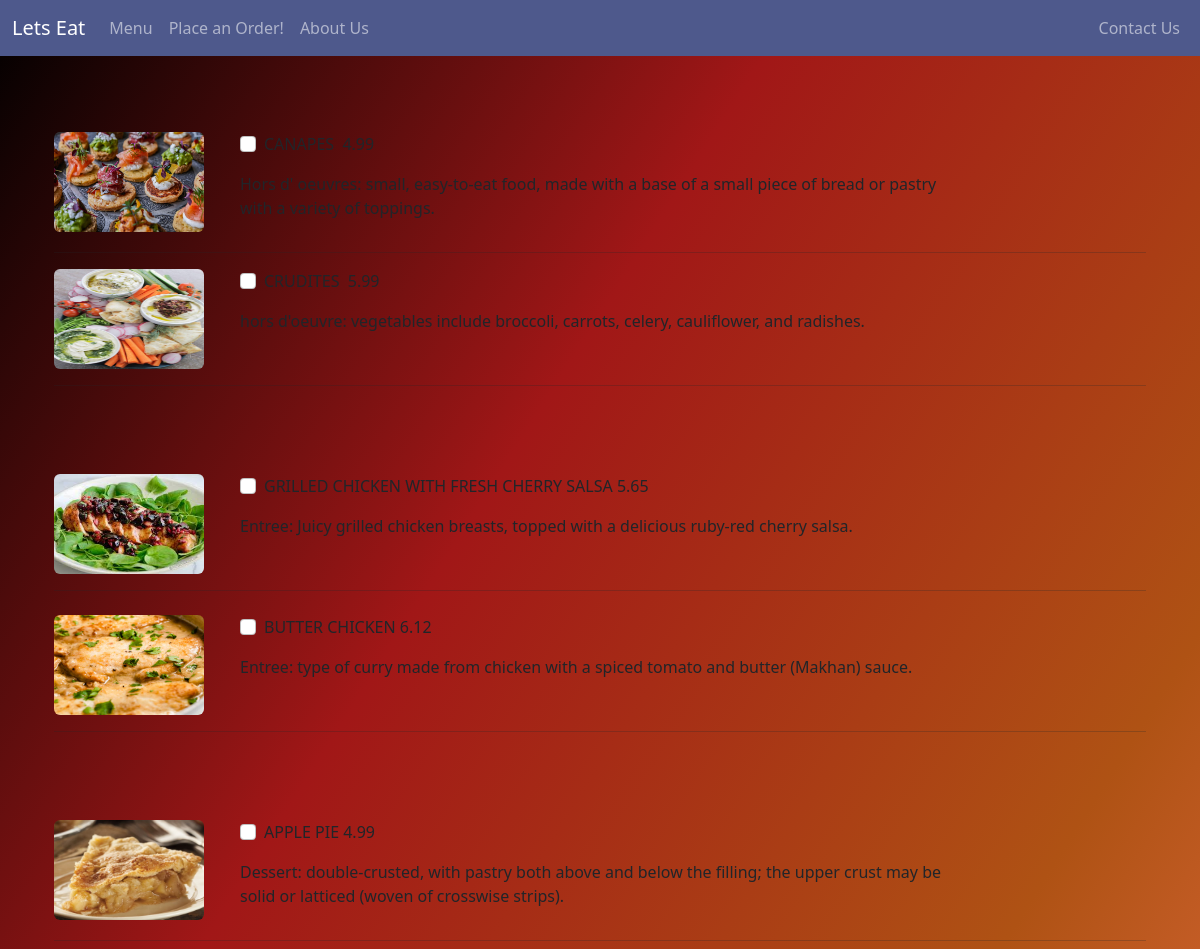
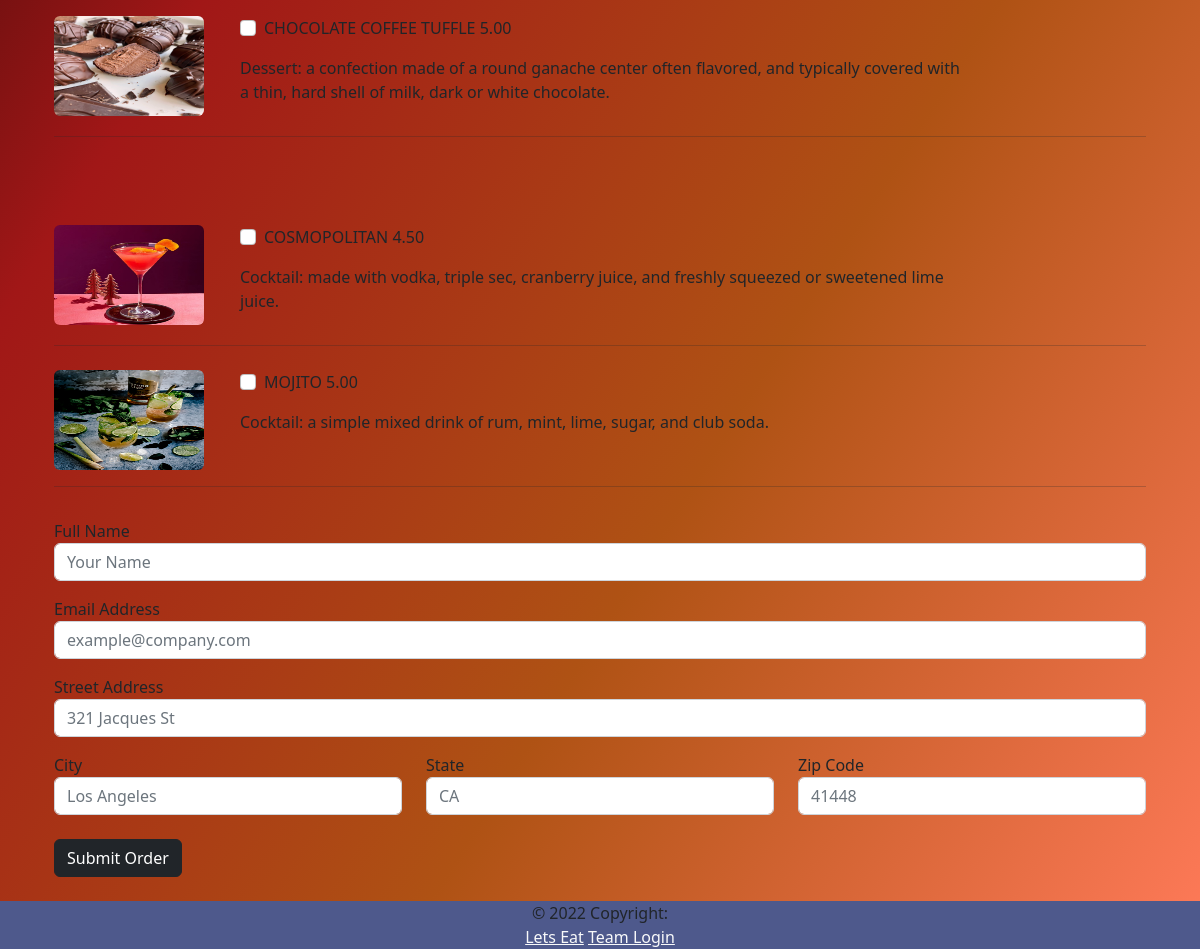
The page /order/ on the database its author committed (2 pictures, top to bottom).
### customer/models.py (models this page shows, shortened)
class MenuItem(models.Model):
    name = models.CharField(max_length=100)
    description = models.TextField()
    image = models.ImageField(upload_to="menu_images/")
    price = models.DecimalField(max_digits=5, decimal_places=2)
    category = models.ManyToManyField('Category', related_name='item')

### customer/views.py (the view, shortened to what this page needs)
# urls.py: path('order/', Order.as_view(), name='order'),
class Order(View):
    def get(self, request, *args, **kwargs):
        appetizers = MenuItem.objects.filter(category__name__contains='Appetizer')
        entres = MenuItem.objects.filter(category__name__contains='Entre')
        desserts = MenuItem.objects.filter(category__name__contains='Dessert')
        drinks = MenuItem.objects.filter(category__name__contains='Drink')
        context = {
            'appetizers': appetizers,
            'entres': entres,
            'desserts': desserts,
            'drinks': drinks,
        }
        return render(request, 'customer/order.html', context)

### customer/templates/customer/order.html (shortened to what this page needs)
{% extends 'customer/base.html' %}
{% block content %}
<div class="container mb-5">
    <div class="row justify-content-center mt-1">
        <div class="col-md-12 col-sm-12 p-4">
            <form method="POST">
                <div class="pt-5">
                    {% for app in appetizers %}
                    <div class="row">
                        <div class="col-md-2 col-sm-12">
                            <img class="rounded" src="{{ app.image.url }}" width="150" height="100"/>
                        </div>
                        <div class="col-md-8 col-sm-12">
                            <div class="d-flex flex-row">
                                <div class="form-group form-check">
                                    <input type="checkbox" name="items[]" class="form-check-input" value="{{ app.pk }}">
                                    <label class="form-check-label">{{ app.name }} &nbsp;</label>
                                </div>
                                <p class="font-weight-bold pl-5">{{ app.price }}</p>
                            </div>
                            <p>{{ app.description }}</p>
                        </div>
                    </div>
                    <hr />
                {% endfor %}
                </div>
                <div class="pt-5">
                    {% for entre in entres %}
                    <div class="row mt-4">
                        <div class="col-md-2 col-sm-12">
                            <img class="rounded" src="{{ entre.image.url }}" width="150" height="100"/>
                        </div>
                        <div class="col-md-8 col-sm-12">
                            <div class="d-flex flex-row">
                                <div class="form-group form-check">
                                    <input type="checkbox" name="items[]" class="form-check-input" value="{{ entre.pk }}">
                                    <label class="form-check-label">{{ entre.name }}&nbsp;</label>
                                </div>
                                <p class="font-weight-bold pl-5">{{ entre.price }}</p>
                            </div>
                            <p>{{ entre.description }}</p>
                        </div>
                    </div>
                    <hr />
                    {% endfor %}
                </div>
                <div class="pt-5">
                    {% for dessert in desserts %}
                    <div class="row mt-4">
                        <div class="col-md-2 col-sm-12">
                            <img class="rounded" src="{{ dessert.image.url }}" width="150" height="100"/>
                        </div>
                        <div class="col-md-8 col-sm-12">
                            <div class="d-flex flex-row">
                                <div class="form-group form-check">
                                    <input type="checkbox" name="items[]" class="form-check-input" value="{{ dessert.pk }}">
                                    <label class="form-check-label">{{ dessert.name }}&nbsp;</label>
                                </div>
                                <p class="font-weight-bold pl-5">{{ dessert.price }}</p>
                            </div>
                            <p>{{ dessert.description }}</p>
                        </div>
                    </div>
                    <hr />
                    {% endfor %}
                </div>
                <div class="pt-5">
                    {% for drink in drinks %}
                    <div class="row mt-4">
                        <div class="col-md-2 col-sm-12">
                            <img class="rounded" src="{{ drink.image.url }}" width="150" height="100"/>
                        </div>
                        <div class="col-md-8 col-sm-12">
                            <div class="d-flex flex-row">
                                <div class="form-group form-check">
                                    <input type="checkbox" name="items[]" class="form-check-input" value="{{ drink.pk }}">
                                    <label class="form-check-label">{{ drink.name }}&nbsp;</label>
                                </div>
                                <p class="font-weight-bold pl-5">{{ drink.price }}</p>
                            </div>
                            <p>{{ drink.description }}</p>
                        </div>
                    </div>
                    <hr />
                    {% endfor %}
                </div>
                <div class="form-group pt-3">
                    <label for="name">Full Name</label>
                    <input required class="form-control" type="text" placeholder="Your Name" name="name" />
                </div>
                <div class="form-group pt-3">
                    <label for="name">Email Address</label>
                    <input required class="form-control" type="text" placeholder="example@company.com" name="email" />
                </div>
                <div class="form-group pt-3">
                    <label for="name">Street Address</label>
                    <input required class="form-control" type="text" placeholder="321 Jacques St" name="street" />
                </div>
                <div class="row">
                    <div class="col-md-4 col-sm-12">
                        <div class="form-group pt-3">
                            <label for="name">City</label>
                            <input required class="form-control" type="text" placeholder="Los Angeles" name="city" />
                        </div>
                    </div>
                    <div class="col-md-4 col-sm-12">
                        <div class="form-group pt-3">
                            <label for="name">State</label>
                            <input required class="form-control" type="text" placeholder="CA" name="state" />
                        </div>
                    </div>
                    <div class="col-md-4 col-sm-12">
                        <div class="form-group pt-3">
                            <label for="name">Zip Code</label>
                            <input required class="form-control" type="text" placeholder="41448" name="zip" />
                        </div>
                    </div>
                </div>
                <br>
                <button type="button" class="btn btn-dark" data-bs-toggle="modal" data-bs-target="#submitModal">
                    Submit Order
                </button>
            </form>
        </div>
    </div>
</div>
{% endblock content %}

### customer/templates/customer/base.html (shortened to what this page needs)
<!DOCTYPE html>
<html lang="en">
<head>
  <link
    href="path/to/font-awesome/css/all.css"
    rel="stylesheet"
  />
  <link rel="stylesheet" href="style.css"/>
</head>
<body>
    {% include 'customer/navigate.html' %}
    {% block content %}
    {% endblock content %}
    {% include 'customer/footer.html' %}
<link href="https://cdn.jsdelivr.net/npm/bootstrap@5.2.0/dist/css/bootstrap.min.css" rel="stylesheet">
</body>
</html>

### customer/templates/customer/navigate.html (shortened to what this page needs)
<nav class="navbar navbar-expand-lg navbar-dark" style="background-color: #4E598C">
  <div class="container-fluid">
    <a class="navbar-brand" href="{% url 'index' %}">Lets Eat</a>
    <div class="collapse navbar-collapse" id="navbarNavAltMarkup">
      <ul class="navbar-nav">
        <li class="nav-item">
            <a class="nav-link" href="#">Menu</span></a>
          </li>
          <li class="nav-item">
            <a class="nav-link" href="{% url 'order' %}">Place an Order!</a>
        </li>
        <li class="nav-item">
            <a class="nav-link" href="{% url 'about' %}">About Us</span></a>
        </li>
      </ul>
      <ul class="navbar-nav ms-auto">
          <li class="nav-item">
            <a class="nav-link" href="#">Contact Us</a>
        </li>
      </ul>
    </div>
  </div>
</nav>

### customer/templates/customer/footer.html
<footer class="page-footer font-small fixed-bottom text-center" style="background-color: #4E598C">
    <div class=footer-copyright text-center p-3">&copy; 2022 Copyright: </div>
    <div class="ms-auto">
        <a class="text-light" href="http://localhost:8000">Lets Eat</a>
        <a class="text-light" href="#">Team Login</a>
    </div>
</footer>

### style.css (style rules this page uses)
* { margin: 0; padding: 0; box-sizing: border-box; }
:root { --white-text: rgb(226, 211, 211); --dark-blue: #020307; --mid-blue: #081929; }
html { font-family: 'Montserrat', sans-serif; }
a { text-decoration: none; }
body { background-image: linear-gradient(to bottom right, rgb(0, 0, 0), rgb(161, 23, 23), rgb(175, 82, 20), rgb(255, 122, 89)); }

### rows shown on the page
MenuItem: image (picture), description "Hors d' oeuvres: small, easy-to-eat food, made with a base of a small piece of bread or pastry with a variety of toppings."
MenuItem: image (picture), description "hors d'oeuvre: vegetables include broccoli, carrots, celery, cauliflower, and radishes."
MenuItem: image (picture), name "GRILLED CHICKEN WITH FRESH CHERRY SALSA", price "5.65", description "Entree: Juicy grilled chicken breasts, topped with a delicious ruby-red cherry salsa."
MenuItem: image (picture), name "BUTTER CHICKEN", price "6.12", description "Entree: type of curry made from chicken with a spiced tomato and butter (Makhan) sauce."
MenuItem: image (picture), name "APPLE PIE", price "4.99", description "Dessert: double-crusted, with pastry both above and below the filling; the upper crust may be solid or latticed (woven of crosswise strips)."
MenuItem: image (picture), name "CHOCOLATE COFFEE TUFFLE", price "5.00", description "Dessert: a confection made of a round ganache center often flavored, and typically covered with a thin, hard shell of milk, dark or white chocolate."
MenuItem: image (picture), name "COSMOPOLITAN", price "4.50", description "Cocktail: made with vodka, triple sec, cranberry juice, and freshly squeezed or sweetened lime juice."
MenuItem: image (picture), name "MOJITO", price "5.00", description "Cocktail: a simple mixed drink of rum, mint, lime, sugar, and club soda."
